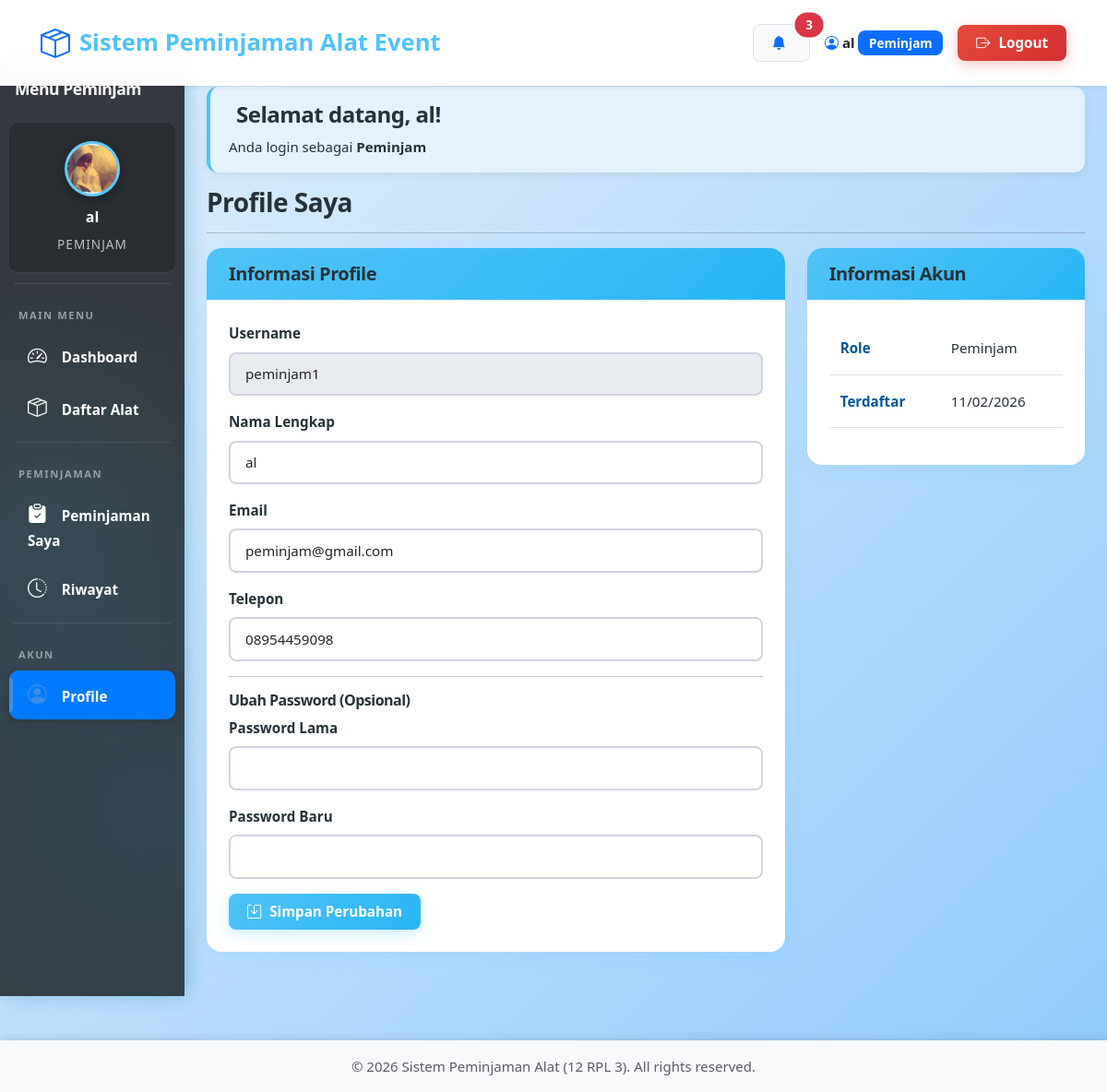
The app's page /peminjam/profile.php (signed in) with its own data.
### tables this page shows
CREATE TABLE `users` (
  `id` int NOT NULL,
  `username` varchar(50) NOT NULL,
  `password` varchar(255) NOT NULL,
  `nama` varchar(100) NOT NULL,
  `email` varchar(100) NOT NULL,
  `telepon` varchar(20) DEFAULT NULL,
  `foto_profile` varchar(255) DEFAULT NULL,
  `role` enum('admin','petugas','peminjam') NOT NULL,
  `created_at` timestamp NULL DEFAULT CURRENT_TIMESTAMP,
  `deleted_at` datetime DEFAULT NULL
);

### peminjam/profile.php (the view, shortened to what this page needs)
<?php
require_once '../config/database.php';
$user_id = $_SESSION['user_id'];
$user = mysqli_fetch_assoc(mysqli_query($conn, "SELECT * FROM users WHERE id=$user_id"));
include '../includes/header.php';
?>
<div class="container-fluid">
    <div class="row">
        <?php include '../includes/peminjam_sidebar.php'; ?>
        <div class="col-md-10 p-4">
            <div class="alert alert-info">
                <h4><i class="bi bi-hand-wave"></i> Selamat datang, <?php echo $_SESSION['nama']; ?>!</h4>
                <p class="mb-0">Anda login sebagai <strong><?php echo ucfirst($_SESSION['role']); ?></strong></p>
            </div>
            <h2>Profile Saya</h2>
            <hr>
            <div class="row">
                <div class="col-md-8">
                    <div class="card">
                        <div class="card-header bg-primary text-white">
                            <h5 class="mb-0">Informasi Profile</h5>
                        </div>
                        <div class="card-body">
                            <form method="POST">
                                <div class="mb-3">
                                    <label class="form-label">Username</label>
                                    <input type="text" class="form-control" value="<?php echo $user['username']; ?>" disabled>
                                </div>
                                <div class="mb-3">
                                    <label class="form-label">Nama Lengkap</label>
                                    <input type="text" name="nama" class="form-control" value="<?php echo $user['nama']; ?>" required>
                                </div>
                                <div class="mb-3">
                                    <label class="form-label">Email</label>
                                    <input type="email" name="email" class="form-control" value="<?php echo $user['email']; ?>" required>
                                </div>
                                <div class="mb-3">
                                    <label class="form-label">Telepon</label>
                                    <input type="text" name="telepon" class="form-control" value="<?php echo $user['telepon']; ?>">
                                </div>
                                <hr>
                                <h6>Ubah Password (Opsional)</h6>
                                <div class="mb-3">
                                    <label class="form-label">Password Lama</label>
                                    <input type="password" name="password_lama" class="form-control">
                                </div>
                                <div class="mb-3">
                                    <label class="form-label">Password Baru</label>
                                    <input type="password" name="password_baru" class="form-control">
                                </div>
                                <button type="submit" class="btn btn-primary">
                                    <i class="bi bi-save"></i> Simpan Perubahan
                                </button>
                            </form>
                        </div>
                    </div>
                </div>
                <div class="col-md-4">
                    <div class="card">
                        <div class="card-header bg-secondary text-white">
                            <h5 class="mb-0">Informasi Akun</h5>
                        </div>
                        <div class="card-body">
                            <table class="table table-sm">
                                <tr>
                                    <td><strong>Role</strong></td>
                                    <td><?php echo ucfirst($user['role']); ?></td>
                                </tr>
                                <tr>
                                    <td><strong>Terdaftar</strong></td>
                                    <td><?php echo date('d/m/Y', strtotime($user['created_at'])); ?></td>
                                </tr>
                            </table>
                        </div>
                    </div>
                </div>
            </div>
        </div>
    </div>
</div>
<?php include '../includes/footer.php'; ?>

### assets/css/variables.css (style rules this page uses)
:root { --primary: #4FC3F7; --primary-dark: #29B6F6; --primary-light: #81D4FA; --secondary: #78909C; --success: #66BB6A; --info: #42A5F5; --warning: #FFA726; --danger: #EF5350; --light: #E3F2FD; --dark: #263238; --blue-gradient: linear-gradient(135deg, #4FC3F7 0%, #29B6F6 100%); --blue-gradient-dark: linear-gradient(135deg, #29B6F6 0%, #0288D1 100%); --sidebar-gradient: linear-gradient(180deg, #0277BD 0%, #01579B 100%); --card-gradient: linear-gradient(135deg, #E3F2FD 0%, #BBDEFB 100%); --card-shadow: 0 4px 20px rgba(79, 195, 247, 0.15); --button-shadow: 0 4px 15px rgba(79, 195, 247, 0.3); --hover-shadow: 0 8px 30px rgba(79, 195, 247, 0.25); --spacing-sm: 0.5rem; --spacing-md: 1rem; --spacing-lg: 1.5rem; --spacing-xl: 2rem; --radius-sm: 8px; --radius-md: 12px; --radius-lg: 16px; --font-family: 'Segoe UI', Tahoma, Geneva, Verdana, sans-serif; --font-size-base: 15px; --font-weight-normal: 500; --font-weight-bold: 700; }

### assets/css/base.css (style rules this page uses)
* { margin: 0; padding: 0; box-sizing: border-box; }
html { scroll-behavior: smooth; }
body { font-family: var(--font-family); background: linear-gradient(135deg, #E3F2FD 0%, #BBDEFB 50%, #90CAF9 100%); background-attachment: fixed; min-height: 100vh; color: var(--dark); font-size: var(--font-size-base); line-height: 1.6; padding-top: 70px; }
h1, h2, h3, h4, h5, h6 { font-weight: var(--font-weight-bold); color: var(--dark); letter-spacing: -0.5px; }
h2 { font-size: 1.75rem; margin-bottom: 0.5rem; }
p, td, th, label, span { color: var(--dark); }
strong { font-weight: var(--font-weight-bold); }

### assets/css/components.css (style rules this page uses)
.card { border: none; border-radius: var(--radius-lg); box-shadow: var(--card-shadow); overflow: hidden; margin-bottom: var(--spacing-lg); background: white; transition: all 0.3s ease; }
.card-header { background: var(--blue-gradient); color: white; font-weight: var(--font-weight-bold); font-size: 1.1rem; padding: var(--spacing-md) var(--spacing-lg); border: none; }
.card-body { padding: var(--spacing-lg); }
.table tbody td { padding: var(--spacing-md) 0.75rem; vertical-align: middle; font-size: 0.95rem; color: var(--dark); font-weight: var(--font-weight-normal); }
.table tbody td strong { font-weight: var(--font-weight-bold); color: #01579B; }
.btn { border-radius: var(--radius-sm); padding: var(--spacing-sm) 1.25rem; font-weight: 600; font-size: 0.95rem; transition: all 0.3s ease; border: none; }
.btn i { margin-right: 5px; }
.btn-primary { background: var(--blue-gradient); box-shadow: var(--button-shadow); color: white; }
.alert { border: none; border-radius: var(--radius-md); padding: var(--spacing-md) 1.25rem; border-left: 4px solid; box-shadow: 0 2px 10px rgba(0,0,0,0.08); font-weight: var(--font-weight-normal); }
.alert-info { background-color: #E3F2FD; border-left-color: var(--primary); color: #01579B; }
.form-control, .form-select { border-radius: var(--radius-sm); border: 2px solid #d1d3e2; padding: 0.65rem var(--spacing-md); transition: all 0.3s ease; font-size: 0.95rem; font-weight: var(--font-weight-normal); }
.form-label { font-weight: var(--font-weight-bold); color: var(--dark); margin-bottom: var(--spacing-sm); font-size: 0.95rem; }

### records on screen
users: username "peminjam1", nama "al", email "peminjam@gmail.com", telepon "08954459098", role "Peminjam", created_at "11/02/2026"

### other values on screen
$notif_count "3"
$_SESSION['nama'] "al"
$_SESSION['role'] "Peminjam"
$_SESSION['role'] "PEMINJAM"
